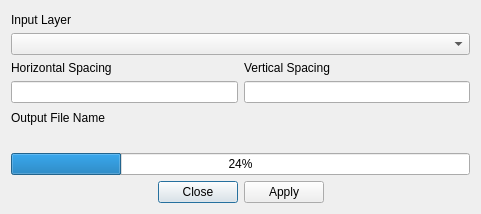
<?xml version="1.0" encoding="UTF-8"?>
<ui version="4.0">
 <class>mmqgis_gridify_form</class>
 <widget class="QDialog" name="mmqgis_gridify_form">
  <property name="geometry">
   <rect>
    <x>0</x>
    <y>0</y>
    <width>481</width>
    <height>214</height>
   </rect>
  </property>
  <property name="windowTitle">
   <string>Gridify</string>
  </property>
  <layout class="QVBoxLayout" name="verticalLayout">
   <item>
    <widget class="QLabel" name="label">
     <property name="text">
      <string>Input Layer</string>
     </property>
     <property name="alignment">
      <set>Qt::AlignBottom|Qt::AlignLeading|Qt::AlignLeft</set>
     </property>
    </widget>
   </item>
   <item>
    <widget class="QComboBox" name="input_layer_name"/>
   </item>
   <item>
    <layout class="QGridLayout" name="gridLayout">
     <item row="0" column="0">
      <widget class="QLabel" name="label_2">
       <property name="text">
        <string>Horizontal Spacing</string>
       </property>
       <property name="alignment">
        <set>Qt::AlignBottom|Qt::AlignLeading|Qt::AlignLeft</set>
       </property>
      </widget>
     </item>
     <item row="0" column="1">
      <widget class="QLabel" name="label_3">
       <property name="text">
        <string>Vertical Spacing</string>
       </property>
       <property name="alignment">
        <set>Qt::AlignBottom|Qt::AlignLeading|Qt::AlignLeft</set>
       </property>
      </widget>
     </item>
     <item row="1" column="0">
      <widget class="QLineEdit" name="horizontal_spacing"/>
     </item>
     <item row="1" column="1">
      <widget class="QLineEdit" name="vertical_spacing"/>
     </item>
    </layout>
   </item>
   <item>
    <widget class="QLabel" name="label_4">
     <property name="text">
      <string>Output File Name</string>
     </property>
     <property name="alignment">
      <set>Qt::AlignBottom|Qt::AlignLeading|Qt::AlignLeft</set>
     </property>
    </widget>
   </item>
   <item>
    <widget class="QgsFileWidget" name="output_file_name"/>
   </item>
   <item>
    <widget class="QProgressBar" name="status">
     <property name="value">
      <number>24</number>
     </property>
    </widget>
   </item>
   <item>
    <widget class="QDialogButtonBox" name="buttonBox">
     <property name="orientation">
      <enum>Qt::Horizontal</enum>
     </property>
     <property name="standardButtons">
      <set>QDialogButtonBox::Apply|QDialogButtonBox::Close</set>
     </property>
     <property name="centerButtons">
      <bool>true</bool>
     </property>
    </widget>
   </item>
  </layout>
 </widget>
 <customwidgets>
  <customwidget>
   <class>QgsFileWidget</class>
   <extends>QWidget</extends>
   <header>qgsfilewidget.h</header>
  </customwidget>
 </customwidgets>
 <resources/>
 <connections>
  <connection>
   <sender>buttonBox</sender>
   <signal>accepted()</signal>
   <receiver>mmqgis_gridify_form</receiver>
   <slot>accept()</slot>
   <hints>
    <hint type="sourcelabel">
     <x>248</x>
     <y>254</y>
    </hint>
    <hint type="destinationlabel">
     <x>157</x>
     <y>274</y>
    </hint>
   </hints>
  </connection>
  <connection>
   <sender>buttonBox</sender>
   <signal>rejected()</signal>
   <receiver>mmqgis_gridify_form</receiver>
   <slot>reject()</slot>
   <hints>
    <hint type="sourcelabel">
     <x>316</x>
     <y>260</y>
    </hint>
    <hint type="destinationlabel">
     <x>286</x>
     <y>274</y>
    </hint>
   </hints>
  </connection>
 </connections>
</ui>
